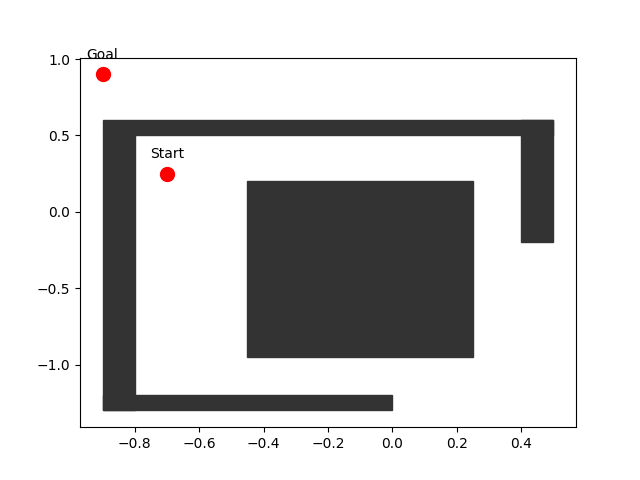

Write Python code to recreate this figure.
#!/usr/bin/env python
from mpl_toolkits.mplot3d import Axes3D, art3d
import matplotlib.pyplot as plt
import matplotlib.patches as patches
import sys
from math import sin, cos

# Draw some obstacles
def plotObstacles(ax):

    ax.scatter(-0.7, 0.25, color='red', s=100, label='Start')
    ax.scatter(-0.9, 0.9, color='red', s=100, label='Goal')
    ax.text(-0.7, 0.25 + 0.1, "Start", horizontalalignment='center')
    ax.text(-0.9, 0.9 + 0.1, "Goal", horizontalalignment='center')


    ax.add_patch(patches.Polygon([(-0.45,0.2),(-0.45,-0.95),(0.25,-0.95),(0.25,0.2)], fill=True, color='0.20'))
    ax.add_patch(patches.Polygon([(-0.9,0.6),(-0.9,0.5),(0.5,0.5),(0.5,0.6)], fill=True, color='0.20'))
    ax.add_patch(patches.Polygon([(0.4,0.6),(0.4,-0.2),(0.5,-0.2),(0.5,0.6)], fill=True, color='0.20'))
    ax.add_patch(patches.Polygon([(-0.9,0.5),(-0.9,-1.3),(-0.8,-1.3),(-0.8,0.5)], fill=True, color='0.20'))
    ax.add_patch(patches.Polygon([(-0.9,-1.3),(-0.9,-1.2),(0.0,-1.2),(0.0,-1.3)], fill=True, color='0.20'))


# Plot only the obstacles, no paths
def plotR2(path):
    fig = plt.figure()
    ax = fig.gca()

    plotObstacles(ax)  # Plot obstacles only, no path

    plt.show()

def plotSE2(path):
    fig = plt.figure()
    ax = fig.gca()

    plotObstacles(ax)  # Plot obstacles only, no path

    plt.axis([-2, 2, -2, 2])
    plt.show()

def plotWeird(path):
    fig = plt.figure()
    ax = fig.gca()

    # Translate configuration space path into SE(2) path
    path = [[cos(p[1]) * p[0] - 2, sin(p[1]) * p[0] - 2, p[1]] for p in path]

    plotObstacles(ax)  # Plot obstacles only, no path

    plt.show()

# Read the cspace definition and the path from filename
def readPath(filename):
    lines = [line.rstrip() for line in open(filename) if len(line.rstrip()) > 0]

    if len(lines) == 0:
        print("That file's empty!")
        sys.exit(1)

    cspace = lines[0].strip()
    if (cspace != 'R2' and cspace != 'SE2' and cspace!= 'Weird'):
        print("Unknown C-space Identifier:" + cspace)
        sys.exit(1)

    data = [[float(x) for x in line.split(' ')] for line in lines[1:]]
    return cspace, data

if __name__ == '__main__':
    if len(sys.argv) > 1:
        filename = sys.argv[1]
    else:
        filename = 'path2.txt'

    cspace, path = readPath(filename)

    if cspace == 'R2':
        plotR2(path)
    elif cspace == 'SE2':
        plotSE2(path)
    elif cspace == 'Weird':
        plotWeird(path)
